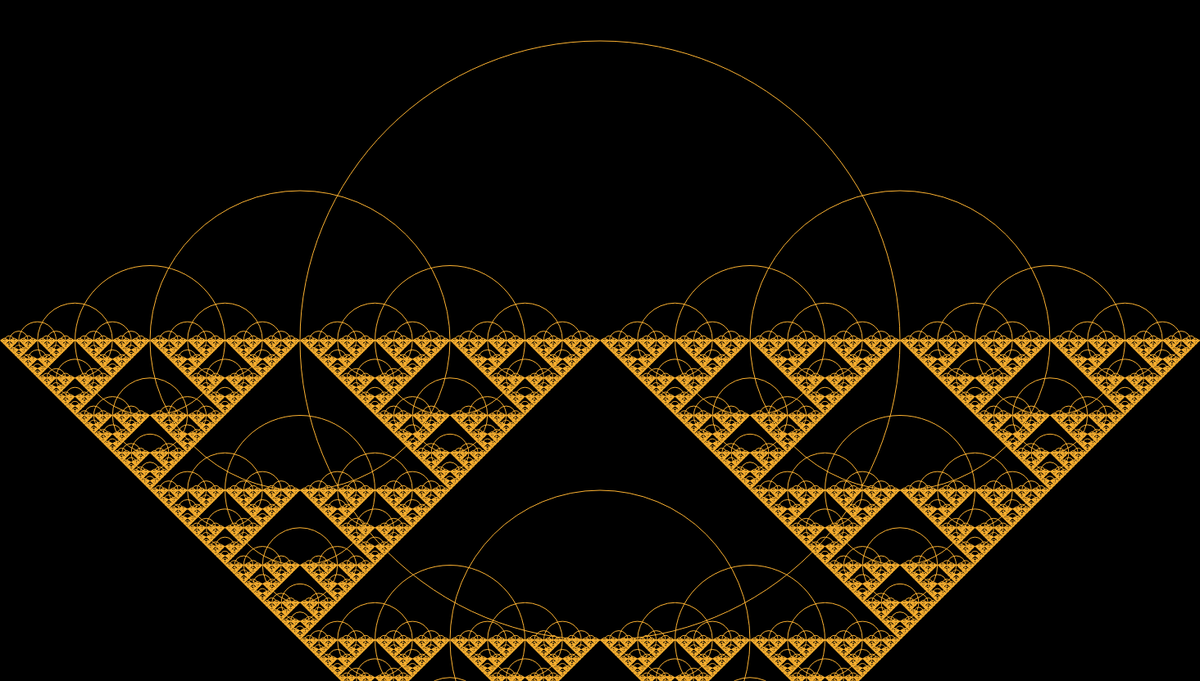
Frame 1 (no input)
Frame 60 (no input): identical to frame 1, image omitted
Frame 120 (the mouse pressed at the canvas centre since frame 60): identical to frame 1, image omitted

The p5.js sketch that drew this single still picture (run headless with seeded random() and noise() and a simulated clock; from frame 60 on, the mouse is pressed at the canvas centre):

// p5.js sketch
// ── sketch.js
function setup() {
  createCanvas(1464, 832);
}

function draw() {
  background(0);
  stroke(255,180,50);
  noFill();
  recursive_circle(732, 416, 732);

}

r = 0.5; 

function recursive_circle(x, y, d) {
  
  ellipse(x, y, d);

  if (d > 2) {
    recursive_circle(x + d * r, y, d * r);
    recursive_circle(x - d * r, y, d * r);
    recursive_circle(x , y + d * r, d * r);
  }

}
